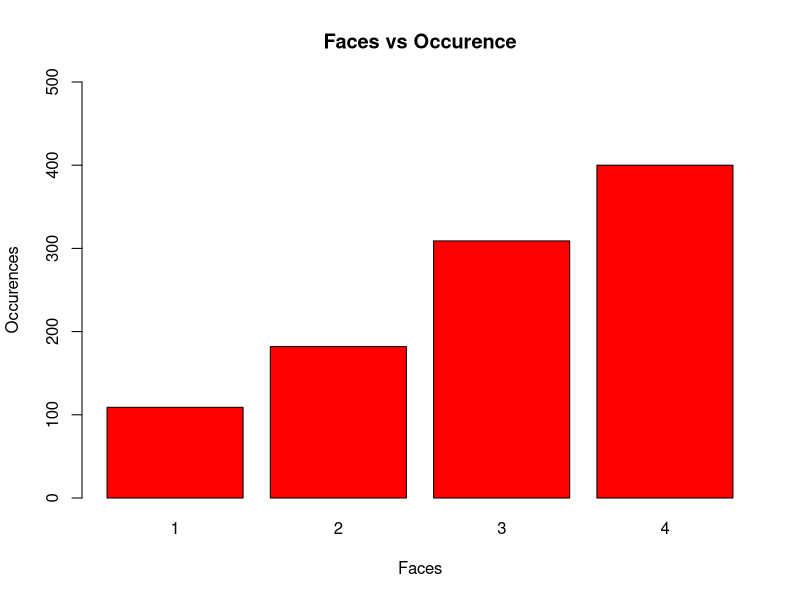

This chart was generated by the following R code:
givenProbabilities <- c(0.1,0.2,0.3,0.4)
values<-c(1,2,3,4)

generatedSample <- sample(values,size=1000,replace = TRUE,prob = givenProbabilities)
barplot(table(generatedSample),ylab = "Occurences",ylim = c(0,500),col = 'red',
        xlab = "Faces",main ="Faces vs Occurence")
x1<-0
x2<-0
x3<-0
x4<-0
for (i in 1:1000){
  if (generatedSample[i]==1){
    x1<-x1+1
  }
  if (generatedSample[i]==2){
    x2<-x2+1
  }
  if (generatedSample[i]==3){
    x3<-x3+1
  }
  if (generatedSample[i]==4){
    x4<-x4+1
  }
}
cat(x1,x2,x3,x4)
x<-c(x1,x2,x3,x4)
sum(x)